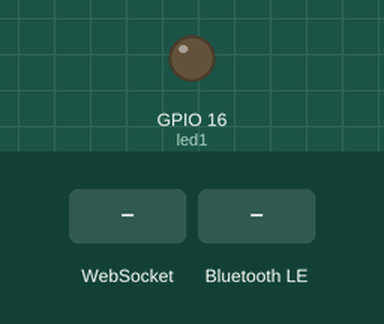
Simulated run of this sketch. Board: ESP32. Parts: output pins drawn as LEDs (lit = HIGH). Inputs (shaded band) come from the test bench. WiFi joins after 1.5 s; servers stay silent unless stated; EEPROM starts erased; nothing arrives over Bluetooth unless stated; a phone connects over Bluetooth LE 3 s after start; what the sketch prints to the serial monitor is not drawn.

Above: at 2.7 s.
2.8 s: WebSocket text "#" received
At 3.6 s:
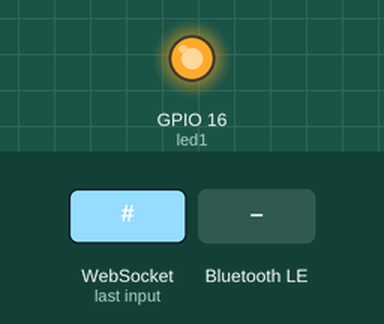
4.3 s: Bluetooth LE write "ssid" received
5.8 s: Bluetooth LE write "pass" received
7.3 s: WebSocket text "ssid" received
8.8 s: Bluetooth LE write "update" received
10.3 s: WebSocket text "pass" received
Timing chart, 0 to 12.8 s (numbered marks = the images above; inputs shaded):
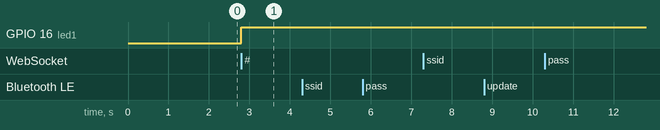

Measured:
- after the input at 2.8 s, GPIO 16 (led1): LOW → HIGH at once
- after the input at 4.3 s, every drawn part: stays the same
- after the input at 5.8 s, every drawn part: stays the same
- after the input at 7.3 s, every drawn part: stays the same
- after the input at 8.8 s, every drawn part: stays the same
- after the input at 10.3 s, every drawn part: stays the same

The sketch:

BLEupdate5.ino
```cpp
/*
    Video: https://www.youtube.com/watch?v=oCMOYS71NIU
    Based on Neil Kolban example for IDF: https://github.com/nkolban/esp32-snippets/blob/master/cpp_utils/tests/BLE%20Tests/SampleNotify.cpp
    Ported to Arduino ESP32 by Evandro Copercini

   Create a BLE server that, once we receive a connection, will send periodic notifications.
   The design of creating the BLE server is:
   1. Create a BLE Server
   2. Create a BLE Service
   3. Create a BLE Characteristic on the Service
   4. Create a BLE Descriptor on the characteristic
   5. Start the service.
   6. Start advertising.

   In this example rxValue is the data received (only accessible inside that function).
   And txValue is the data to be sent, in this example just a byte incremented every second.
*/
#include <BLEDevice.h>
#include <BLEServer.h>

#include <BLEUtils.h>
#include <BLE2902.h>

//#include <WiFiClient.h>
#include <ESP32WebServer.h>
#include <WiFi.h>
#include <ESPmDNS.h>
#include <Update.h>
#include <EEPROM.h>

#include <WebSocketsServer.h>
//#include <Arduino.h>


ESP32WebServer server(80);
ESP32WebServer server1(80);
WebSocketsServer webSocket = WebSocketsServer(81);
// Client variables
char linebuf[80];
int charcount=0;
BLEServer *pServer = NULL;
BLECharacteristic * pTxCharacteristic;
bool deviceConnected = false;
bool oldDeviceConnected = false;
String ssid="";
String password="";
String ssid3="";
String password3 ="";
String muestraIP="";
String muestraIP2="";
String descon="";
String date ="";
char ssid4[50];
char pass4[50];
String update1 ="";
String mensaje = "";
int contconexion = 0;
bool user = false;
bool pass = false;
String newValue ="";
const int led1 = 16;      // the number of the LED pin
//const int led2 =  17;      // the number of the LED pin


#define SERVICE_UUID           "6E400001-B5A3-F393-E0A9-E50E24DCCA9E" // UART service UUID
#define CHARACTERISTIC_UUID_RX "6E400002-B5A3-F393-E0A9-E50E24DCCA9E"
#define CHARACTERISTIC_UUID_TX "6E400003-B5A3-F393-E0A9-E50E24DCCA9E"

const char* serverIndex = "<script src='https://ajax.googleapis.com/ajax/libs/jquery/3.2.1/jquery.min.js'></script>"
"<form method='POST' action='#' enctype='multipart/form-data' id='upload_form'>"
    "<input type='file' name='update'>"
    "<input type='submit' value='Update'>"
"</form>"
"<div id='prg'>progress: 0%</div>"
"<script>"
"$('form').submit(function(e){"
    "e.preventDefault();"
      "var form = $('#upload_form')[0];"
      "var data = new FormData(form);"
      " $.ajax({"
            "url: '/update',"
            "type: 'POST',"
            "data: data,"
            "contentType: false,"
            "processData:false,"
            "xhr: function() {"
                "var xhr = new window.XMLHttpRequest();"
                "xhr.upload.addEventListener('progress', function(evt) {"
                    "if (evt.lengthComputable) {"
                        "var per = evt.loaded / evt.total;"
                        "$('#prg').html('progress: ' + Math.round(per*100) + '%');"
                    "}"
               "}, false);"
               "return xhr;"
            "},"
            "success:function(d, s) {"
                "console.log('success!')"
           "},"
            "error: function (a, b, c) {"
            "}"
          "});"
"});"
"</script>";


String pagina ="<html>"
"<head>"
"<script>"
"var connection = new WebSocket('ws://'+location.hostname+':81/', ['arduino']);"
"connection.onopen = function ()       { connection.send('Connect ' + new Date()); };"
"connection.onerror = function (error) { console.log('WebSocket Error ', error);};"
"connection.onmessage = function (e)   { console.log('Server: ', e.data);};"
"function sendRGB() {"
" var r = parseInt(document.getElementById('r').value).toString(16);"
" var g = parseInt(document.getElementById('g').value).toString(16);"
" var b = parseInt(document.getElementById('b').value).toString(16);"
" if(r.length < 2) { r = '0' + r; }"
" if(g.length < 2) { g = '0' + g; }"
" if(b.length < 2) { b = '0' + b; }"
" var rgb = '#'+r+g+b;"
" console.log('RGB: ' + rgb);"
" connection.send(rgb);"
"}"
"</script>"
"</head>"
"<body>"
"LED Control:<br/><br/>"
"R: <input id='r' type='range' min='0' max='255' step='1' value='0' oninput='sendRGB();'/><br/>"
"G: <input id='g' type='range' min='0' max='255' step='1' value='0' oninput='sendRGB();'/><br/>"
"B: <input id='b' type='range' min='0' max='255' step='1' value='0'oninput='sendRGB();'/><br/>"
"</body>"
"</html>";


void webSocketEvent(uint8_t num, WStype_t type, uint8_t * payload, size_t length) {

    switch(type) {
        case WStype_DISCONNECTED:
            Serial.printf("[%u] Disconnected!\n", num);
            break;
        case WStype_CONNECTED: {
            IPAddress ip = webSocket.remoteIP(num);
            Serial.printf("[%u] Connected from %d.%d.%d.%d url: %s\n", num, ip[0], ip[1], ip[2], ip[3], payload);

            // send message to client
            webSocket.sendTXT(num, "Connected");
        }
            break;
        case WStype_TEXT:
            Serial.printf("[%u] get Text: %s\n", num, payload);

            if(payload[0] == '#') {
                // we get RGB data

                // decode rgb data
                uint32_t rgb = (uint32_t) strtol((const char *) &payload[1], NULL, 16);

                ledcWrite(0 ,    abs(255 - (rgb >> 16) & 0xFF) );
                //ledcWrite(LED_GREEN,  abs(255 - (rgb >>  8) & 0xFF) );
               // ledcWrite(LED_BLUE,   abs(255 - (rgb >>  0) & 0xFF) );
            }
            break;
    }
}


class MyServerCallbacks: public BLEServerCallbacks {
    void onConnect(BLEServer* pServer) {
      deviceConnected = true;
    };

    void onDisconnect(BLEServer* pServer) {
      deviceConnected = false;
    }
};

class MyCallbacks: public BLECharacteristicCallbacks {
    void onWrite(BLECharacteristic *pCharacteristic) {
     std::string rxValue = pCharacteristic->getValue();


      if (rxValue.length() > 0) {
        Serial.println("*********");
        Serial.print("Received Value: ");
        Serial.println(rxValue.c_str());
        Serial.println("*********");


                if(user) {
                 ssid=(rxValue.c_str());
                // Serial.println("LED 1 ON");
                  user = false;
                 }

               if(rxValue=="ssid") {
                // Serial.println("LED 1 ON");
                 newValue ="ssid";
                 user =true;
                  }


                if (pass){
                 password=(rxValue.c_str());
                // Serial.println("LED 1 ON");
                 pass=false;
                }

               if (rxValue=="pass") {
                //Serial.println("LED 1 OFF");
                newValue="password";
                pass=true;
                }


               if (rxValue=="update") {
             //   Serial.println("update");
                date="update";
               }
               if (rxValue=="showIP") {
             //   Serial.println("update");
                date="showIP";
               }

                   if(rxValue=="conec") {
                // Serial.println("LED 1 ON");
                   date="5";

                  }

 }


   }
};

//----------------Función para grabar en la EEPROM-------------------
void grabar(int addr, String a) {
  int tamano = a.length();
  char inchar[50];
  a.toCharArray(inchar, tamano+1);
  for (int i = 0; i < tamano; i++) {
    EEPROM.write(addr+i, inchar[i]);
  }
  for (int i = tamano; i < 50; i++) {
    EEPROM.write(addr+i, 255);
  }
  EEPROM.commit();
}

//-----------------Función para leer la EEPROM------------------------
String leer(int addr) {
   byte lectura;
   String strlectura;
   for (int i = addr; i < addr+50; i++) {
      lectura = EEPROM.read(i);
      if (lectura != 255) {
        strlectura += (char)lectura;
      }
   }
   return strlectura;
}


void setup() {

   EEPROM.begin(512);

   leer(0).toCharArray(ssid4, 50);
   leer(50).toCharArray(pass4, 50);
   update1=leer(100);
  Serial.begin(115200);


       if (update1=="") {
          WiFi.begin(ssid4,pass4);
             while (WiFi.status() != WL_CONNECTED and contconexion <10) { //Cuenta hasta 50 si no se puede conectar lo cancela
           ++contconexion;
            delay(250);
           Serial.print(".");

            delay(250);

            }
            if (contconexion <10) {
               Serial.println("");
            Serial.println("WiFi conectado");
            Serial.println(WiFi.localIP());
             muestraIP=WiFi.localIP().toString();
             muestraIP2=muestraIP;

               }

            else {
            Serial.println("");
            descon="25";
            Serial.println("Error de conexion");
           }


                 if (!MDNS.begin("esp32")) {
                  Serial.println("Error setting up MDNS responder!");
                  while(1) {
                  delay(1000);
                        }
                     }


                  // start webSocket server
               webSocket.begin();
               webSocket.onEvent(webSocketEvent);
                 // handle index
                    server.on("/", []() {
                   server.send(200, "text/html", pagina);
                        });
                   server.begin();


                Serial.println("HTTP server started");
                MDNS.addService("http", "tcp", 80);
                 MDNS.addService("ws", "tcp", 81);

                  ledcSetup(0,5000,8);
                  ledcAttachPin(led1,0);
        }

  // Create the BLE Device
  BLEDevice::init("UART Service");

  // Create the BLE Server
  pServer = BLEDevice::createServer();
  pServer->setCallbacks(new MyServerCallbacks());

  // Create the BLE Service
  BLEService *pService = pServer->createService(SERVICE_UUID);

  // Create a BLE Characteristic
  pTxCharacteristic = pService->createCharacteristic(
                    CHARACTERISTIC_UUID_TX,
                    BLECharacteristic::PROPERTY_NOTIFY
                  );

  pTxCharacteristic->addDescriptor(new BLE2902());

  BLECharacteristic * pRxCharacteristic = pService->createCharacteristic(
                       CHARACTERISTIC_UUID_RX,
                      BLECharacteristic::PROPERTY_WRITE
                    );

  pRxCharacteristic->setCallbacks(new MyCallbacks());

  // Start the service
  pService->start();

  // Start advertising
  pServer->getAdvertising()->start();
  Serial.println("Waiting a client connection to notify...");


}


void loop() {

    if (deviceConnected) {


        if (ssid.length()>1){
       //  pTxCharacteristic->setValue(ssid.c_str());
       //  pTxCharacteristic->notify();
       //   delay(15); // bluetooth stack will go into congestion, if too many packets are sent
             Serial.println(ssid.c_str());
             ssid3 =ssid;
             ssid ="";
             grabar(0,ssid3);


         }

          if (password.length()>1){
            //  pTxCharacteristic->setValue(password.c_str());
           //   pTxCharacteristic->notify();
            //  delay(15); // bluetooth stack will go into congestion, if too many packets are sent
             Serial.println(password.c_str());
              password3 =password;
              password="";
              grabar(50,password3);
  /*
              mensaje = "Configuracion Guardada...";
              const char* ssid1=&ssid3[0];
              const char* password1=&password3[0];

              contconexion = 0;
              WiFi.begin(ssid1,password1);

            while (WiFi.status() != WL_CONNECTED and contconexion <10) { //Cuenta hasta 50 si no se puede conectar lo cancela
           ++contconexion;
            delay(250);
           Serial.print(".");
            delay(250);

            }
            if (contconexion <10) {
               Serial.println("");
            Serial.println("WiFi conectado");
            Serial.println(WiFi.localIP());
             muestraIP=WiFi.localIP().toString();
             muestraIP2=muestraIP;

               }

            else {
            Serial.println("");
            descon="25";
            Serial.println("Error de conexion");
           }
      */
       }


              if (date=="update") {

                 grabar(100,date);
                 date="Next boot update";
                 pTxCharacteristic->setValue(date.c_str());
                 pTxCharacteristic->notify();
                 delay(15); // bluetooth stack will go into congestion, if too many packets are sent
                 Serial.println("Next boot update");
                 date="";
                }

              if (date=="showIP") {

                    if (muestraIP2.length()>1){
                    pTxCharacteristic->setValue(muestraIP2.c_str());
                    pTxCharacteristic->notify();
                    delay(15); // bluetooth stack will go into congestion, if too many packets are sent
                    date="";
                   }
                }

                    if (date=="5") {


                    if (descon=="25") {
                    pTxCharacteristic->setValue(descon.c_str());
                    pTxCharacteristic->notify();
                    delay(15); // bluetooth stack will go into congestion, if too many packets are sent
                    Serial.println(descon.c_str());
                    descon="";
                   }


                    if (muestraIP2.length()>1){
                    pTxCharacteristic->setValue(date.c_str());
                    pTxCharacteristic->notify();
                    delay(15); // bluetooth stack will go into congestion, if too many packets are sent

                   }
                    date="";
                  }

        if (newValue.length()>1){
         pTxCharacteristic->setValue(newValue.c_str());
         pTxCharacteristic->notify();
         delay(15); // bluetooth stack will go into congestion, if too many packets are sent
         Serial.println(newValue.c_str());
         newValue ="";
         }


   }


              if (update1=="update") {
              contconexion = 0;
              WiFi.begin(ssid4,pass4);
             while (WiFi.status() != WL_CONNECTED and contconexion <10) { //Cuenta hasta 50 si no se puede conectar lo cancela
            ++contconexion;
            delay(250);
            Serial.print(".");
            delay(250);

            }
            if (contconexion <10) {
               Serial.println("");
            Serial.println("WiFi conectado");
            Serial.println(WiFi.localIP());
             muestraIP=WiFi.localIP().toString();
             muestraIP2=muestraIP;

               }

            else {
            Serial.println("");
            descon="25";
            Serial.println("Error de conexion");
           }

              //pTxCharacteristic->setValue(update1.c_str());
             // pTxCharacteristic->notify();
             // delay(15); // bluetooth stack will go into congestion, if too many packets are sent
              server1.begin();


              server1.on("/", HTTP_GET, [](){
              server1.sendHeader("Connection", "close");
              server1.send(200, "text/html", serverIndex);
              });
                /*handling uploading firmware file */
                server1.on("/update", HTTP_POST, [](){
                server1.sendHeader("Connection", "close");
                server1.send(200, "text/plain", (Update.hasError())?"FAIL":"OK");

                },[](){
                HTTPUpload& upload = server1.upload();
                if(upload.status == UPLOAD_FILE_START){
                 Serial.printf("Update: %s\n", upload.filename.c_str());
                 if(!Update.begin(UPDATE_SIZE_UNKNOWN)){//start with max available size
               Update.printError(Serial);
               }
                 } else if(upload.status == UPLOAD_FILE_WRITE){
                /* flashing firmware to ESP*/
                if(Update.write(upload.buf, upload.currentSize) != upload.currentSize){
               Update.printError(Serial);
                }
                } else if(upload.status == UPLOAD_FILE_END){
                if(Update.end(true)){ //true to set the size to the current progress
               Serial.printf("Update Success: %u\nRebooting...\n", upload.totalSize);
               } else {
                Update.printError(Serial);
               }
               }
            });

             update1 ="";
             grabar(100,update1);
           }

     // disconnecting
        if (!deviceConnected && oldDeviceConnected) {
             delay(500); // give the bluetooth stack the chance to get things ready
             pServer->startAdvertising(); // restart advertising
              Serial.println("start advertising");
              oldDeviceConnected = deviceConnected;
           }


    // connecting
    if (deviceConnected && !oldDeviceConnected) {
    // do stuff here on connecting
        oldDeviceConnected = deviceConnected;
    }
server1.handleClient();
delay(1);
     if (update1=="") {
      webSocket.loop();
       }


server.handleClient();
delay(1);

}
```
